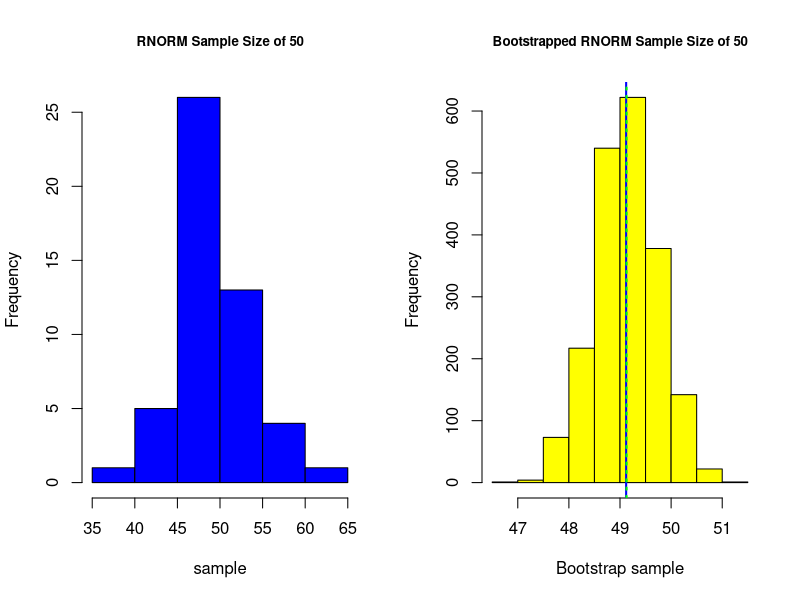
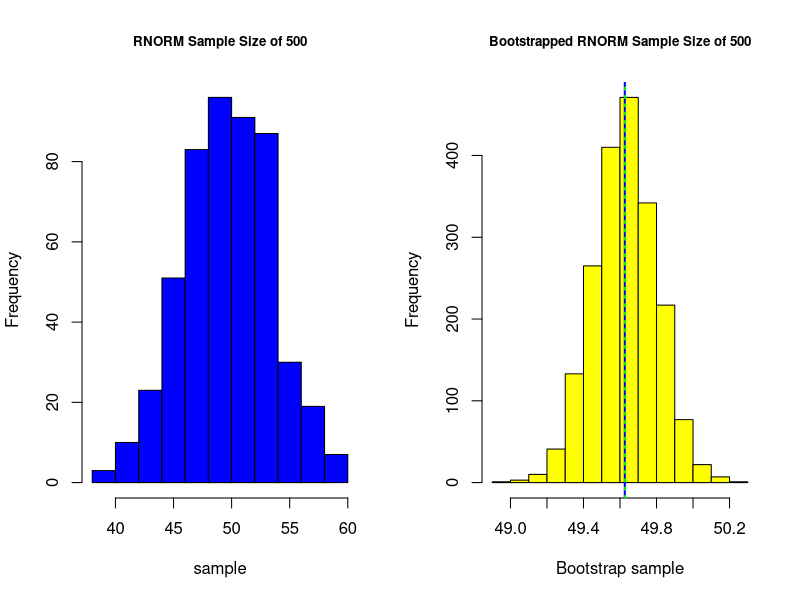
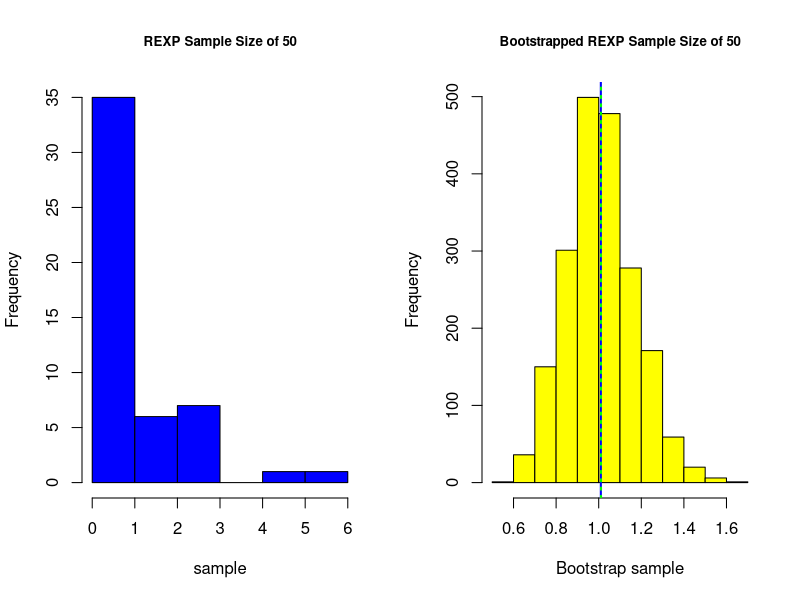
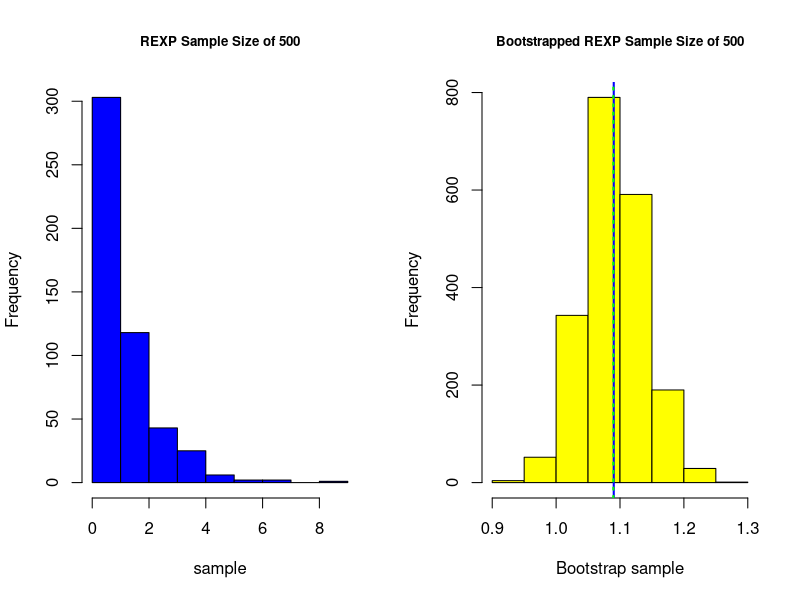

The R source for these figures, in order:


# Function: bootMeanFunction()
# Inputs:   n = number of samples collect
#           nSimulations = number of bootstrap sample simulations
#           distType = specifies distribution type 
# Outputs:  xbar = norm distribution sample mean
#           sdSample = norm distribution sample standard deviation
#           bootmean = vector of bootstrap sample means
#           print - prints random sample summary statistics
#           plots - plots histogram of sample data
# Descrip: Receives number and type of samples to be generated and number of bootstrap samples to
#          be collected, produces bootstrap samples, and returns the sample mean, sample standard 
#          deviation, and bootstrap sample means.


bootMeanFunction <- function(n, nSimulations, distType) {
  
  # We use conditional statement here to collect samples based on normal or exponential distribution
  # and generate histograms of sample data
  if(distType == "r") {
    sample <- rnorm(n, 50, 4)
    hist(sample, main = paste("RNORM Sample Size of", n), col = "blue")
  }
  else if(distType == "e") {
    sample <- rexp(n)
    hist(sample, main = paste("REXP Sample Size of", n), col = "blue")
  }
  
  # We assign sample standard deviation and mean to variables here
  sdSample <- sd(sample)
  xbar <- mean(sample)
  
  # Prints random sample summary results 
  cat("Random Normal sample summary statistics:\n")
  print(summary(sample))
  
  # Initializes bootmean vector as numeric type of size 'nSimulations'
  bootmean <- numeric(nSimulations)
  
  # Run bootstrap sequence and save bootsample means to bootmean vector
  for (i in 1:nSimulations){
    temp <- sample(sample, size = length(sample), replace = TRUE)
    bootmean[i] <- mean(temp)
  }
  
  # Return sample mean, standard deviation, and vector of bootsrap means here using c vector
  return(c(xbar,sdSample,bootmean))
}


# Function: analyze()
# Inputs:   N = number of sample data to collect
#           repeats = number of bootstrap sample repeats
#           DistTYPE = distribution type specifier
# Outputs:  print(summary(BOOTMean)) - prints random sample's summary statistics
#           print - prints bootstrap sample's summary statistics
#           print - prints bootstrap sample's standard deviation
#           print - prints standard error of the sample mean
#           plots - plots histogram of bootstrap means
#
# Descrip: Receives number and type of samples to be generated and number of bootstrap samples to be
#          collected, and passes these values to the bootMeanFunction() function.Processes bootMeanFunction()
#          returned values and produces bootstrap mean summary statistics. Additionally, bootstrap mean histograms are plotted for comparison to sample
#          histograms and random sample's and bootstrap sample's standard deviations are displayed.

analyze <- function(N, repeats, DistType) {
  
  # Obtain sample mean, sample sd, and bootstrap mean from random distribution
  funcReturn <- bootMeanFunction(N, repeats, DistType)
  sampleMean <- funcReturn[1]
  sampleSD <- funcReturn[2]
  BootNorm <- funcReturn[-1:-2]
  
  # Prints bootstrap mean summary results here
  cat("Bootstrap sample's summary statistics:\n")
  print(summary(BootNorm))
  
  # Run conditional statement to print correct histogram here
  if(DistType == distNorm) {
    hist(BootNorm, main = paste("Bootstrapped RNORM Sample Size of", N),
         xlab = "Bootstrap sample", col = "yellow")
  }
  else if(DistType == distExp) {
    hist(BootNorm, main = paste("Bootstrapped REXP Sample Size of", N),
         xlab = "Bootstrap sample", col = "yellow")
  }
  # Add sample mean and bootstrap mean of means lines for comparison in bootstrap histogram
  abline(v = sampleMean, col = "blue", lwd = 2)
  abline(v = mean(BootNorm), col = "green", lwd = 2, lty = 3)
  
  # Print random sample and bootstrap standard deviations and standard error
  print(paste("Standard Deviation of Random Normal Samples  =",round(sampleSD,4)))
  print(paste("Standard Deviation of Bootstrap Means =",round(sd(BootNorm),4)))
}

  ### Bootstrapping Setup:
  ##### I'm initializing my variables to collect sample sizes of 50 and 500 for both random normal and random exponential sampling to see how different sample sizes perform when they're bootstrapped. For bootsrap sample collection, I've chosen my repeats to be 2000 bootstrap samples.

# Initializing the variables
repeats <- 2000 # Number of bootstrap samples to collect
distNorm <- "r" # Random Normal distribution selection
distExp <- "e" # Exponential distribution selection
sample1 <- 50
sample2 <- 500

  
  ### Normal Distribution Outputs - Sample Size of 50

## Set graphical parameters for histograms
par(mfrow = c(1, 2), cex.main = 0.8)  # 2 rows and 2 columns with title text shrink by 20%

## Normal Distribution 50 Samples - Demonstration of Central Limit Theorem
analyze(sample1, repeats, distNorm)

  
  ### Normal Distribution Outputs - Sample Size of 500

## Set graphical parameters for histograms
par(mfrow = c(1, 2), cex.main = 0.8)  # 2 rows and 2 columns with title text shrink by 20%

## Normal Distribution 500 Samples - Demonstration of Central Limit Theorem
analyze(sample2, repeats, distNorm)

  
  ### Exponential Distribution Outputs - Sample Size of 50

## Set graphical parameters for histograms
par(mfrow = c(1, 2), cex.main = 0.8)  # 2 rows and 2 columns with title text shrink by 20%

## Exponential Distribution 50 Samples - Demonstration of Central Limit Theorem
analyze(sample1, repeats, distExp)

  
  ### Exponential Distribution Outputs - Sample Size of 500

## Set graphical parameters for histograms
par(mfrow = c(1, 2), cex.main = 0.8)  # 2 rows and 2 columns with title text shrink by 20%

## Exponential Distribution 500 Samples - Demonstration of Central Limit Theorem
analyze(sample2, repeats, distExp)

